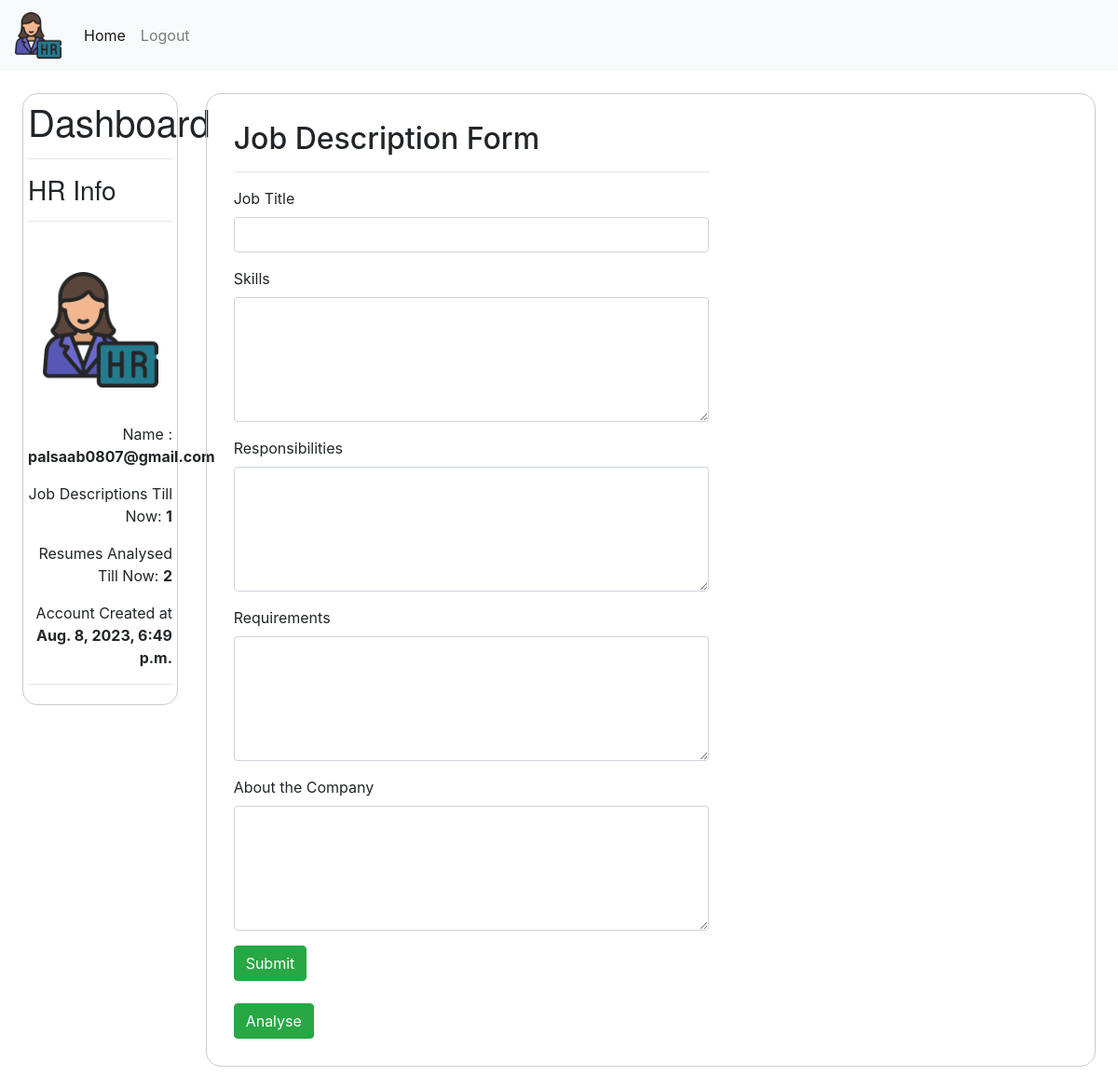
Screenshot of /dashboard/jd_description (signed in) with the database file from the repository.
### hr/models.py (models this page shows, shortened)
class User(AbstractUser):
    employer_id= models.CharField(max_length=25, null=True, blank=True)
    employer_name= models.CharField(max_length=100, null=True, blank=True)
    department = models.CharField(max_length=20,null=True,blank=True)
    is_hr = models.BooleanField(default=True)
    visited = models.BooleanField(default=False)

### hr/views.py (the view, shortened to what this page needs)
# urls.py: path('dashboard/jd_description',views.jd_description_analyser,name='jd_description_analyser'),
def jd_description_analyser(request):
    if request.method == "GET":
        return render(request, 'hr/jd.html')

### hr/templates/hr/jd.html (shortened to what this page needs)
{% extends 'hr/layout.html' %}
{% block body %}
    <div class="row">
        <div class="col-md-7">
            <h2>Job Description Form</h2>
            <hr>
            <form method="post" action="">
                <div class="form-group">
                    <label for="jobTitle">Job Title</label>
                    <input type="text" class="form-control" id="jobTitle" name="jobTitle" required>
                </div>
                <div class="form-group">
                    <label for="skills">Skills</label>
                    <textarea class="form-control" name="skills" id="skills"  rows="5" required></textarea>
                </div>
                <div class="form-group">
                    <label for="responsibilities">Responsibilities</label>
                    <textarea class="form-control" id="responsibilities" name="responsibilities" rows="5" required></textarea>
                </div>
                <div class="form-group">
                    <label for="requirements">Requirements</label>
                    <textarea class="form-control" id="requirements" name="requirements" rows="5" required></textarea>
                </div>
                <div class="form-group">
                    <label for="aboutCompany">About the Company</label>
                    <textarea class="form-control" id="aboutCompany" name="aboutCompany" rows="5" required></textarea>
                </div>
                <button type="submit" class="btn btn-success">Submit</button>
            </form>
            <br>
            <button class="btn btn-success" id="analyse_button">Analyse</button>
        </div>
{% endblock %}

### hr/templates/hr/layout.html (shortened to what this page needs)
{% load static %}
<!DOCTYPE html>
<html lang="en">
    <head>
        <link rel="stylesheet" href="https://stackpath.bootstrapcdn.com/bootstrap/4.4.1/css/bootstrap.min.css">
        <link rel="stylesheet" href="{% static 'hr/styles.css' %}">
    </head>
    <body>
        <nav class="navbar navbar-expand-lg navbar-light bg-light">
          <a class="navbar-brand" href="#">
            <img src="{% static 'hr\hr-manager.png' %}" width="50" height="50" alt="">
          </a>
            <div class="collapse navbar-collapse" id="navbarSupportedContent">
              <ul class="navbar-nav mr-auto">
                <li class="nav-item active">
                  <a class="nav-link" href="{%url 'index'%}">Home <span class="sr-only">(current)</span></a>
                </li>
                {% if request.user.is_authenticated %}
                <li class="nav-item">
                  <a class="nav-link" href="{% url 'logout' %}">Logout</a>
                </li>
                {% endif%}
              </ul>
            </div>
          </nav>
        <div class="container-fluid">
          <div class="row">
            <div class="col-md-2" style="height: auto;">
              <div class="welcome">
                <div class="info">
                  <h1 style="font-family: Helvetica Neue;">Dashboard</h1>
                  <hr>
                  <h3 style="font-family: Helvetica Neue;">HR Info</h3>
                  <hr>
                  <div style="text-align:right; margin:0px auto 0px auto;">
                    <div style="display: flex; justify-content: center; align-items: center; height: 200px;">
                      <img src="{% static 'hr\hr-manager.png' %}" alt="Centered Image" style="max-height: 80%; max-width: 80%;">
                    </div>
                    <p>Name : <b>{{request.user.username}}</b></p>
                    <p>Job Descriptions Till Now: <b id="pdf_count">1</b></p>
                    <p>Resumes Analysed Till Now: <b id="pdf_count">2</b></p>
                    <p>Account Created at <b>{{request.user.date_joined}}</b></p>
                  </div>
                  <hr>
                </div>
              </div>
            </div>
            <div class="col-md-10">
              <div class="welcome">
              {% block body %}
              {% endblock %}
            </div>
            </div>
          </div>
        </div>
    </body>
</html>

### hr/templates/hr/layout.html (style rules this page uses)
.container-fluid { padding: 2%; }
.welcome { border: 1px solid #ccc!important;border-radius: 16px; width: auto; padding: 3%; }

### rows the page displays
User: user.username "palsaab0807@gmail.com", user.date_joined "Aug. 8, 2023, 6:49 p.m."
